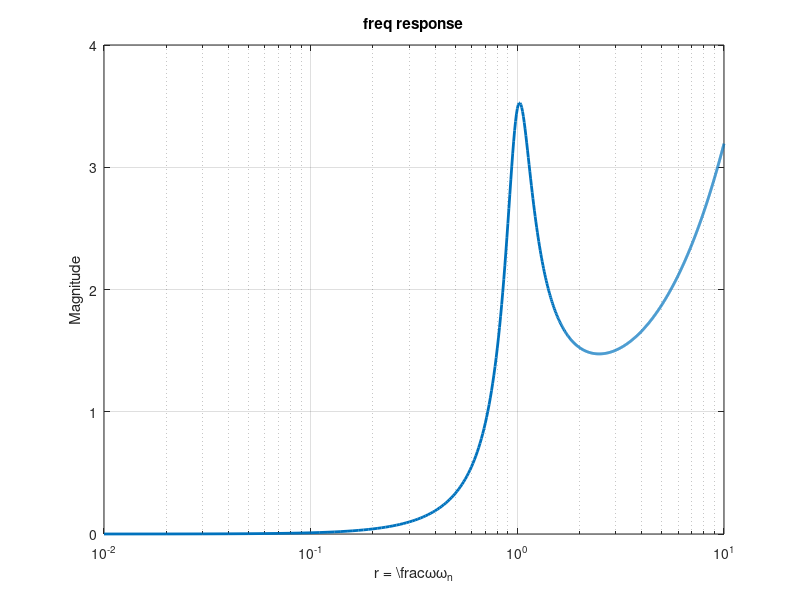

The MATLAB source for this figure:
phi = 0.15;
R = 0:0.01:10;
Mag = R;

for i = 1:length(R)
    r = R(i); 
    Mag(i) = r^2 * sqrt((1 + (2 * phi * r)^2) / ((1-r^2)^2 + (2 * phi * r)^2));
end

semilogx(R, Mag, 'LineWidth', 2); grid on; hold on
xlabel('r = \\frac{\omega}{\omega_n}');
ylabel('Magnitude');
title('freq response');